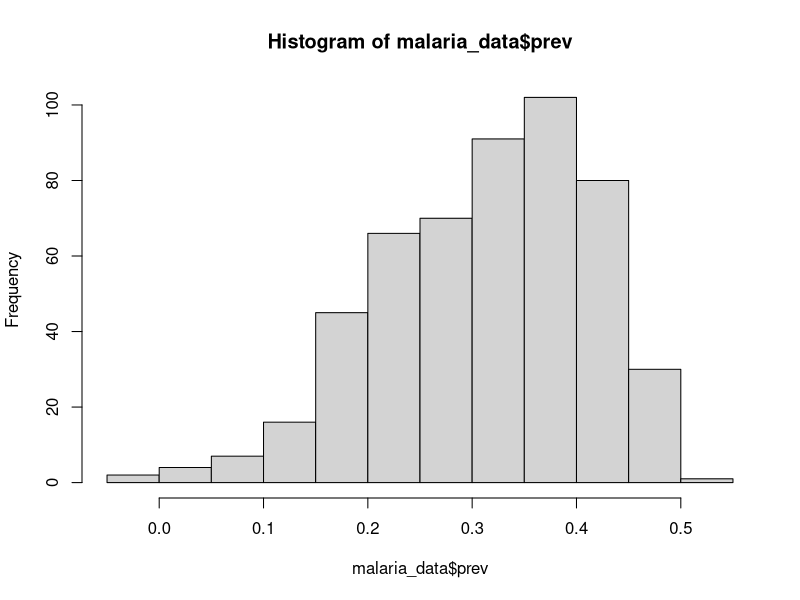
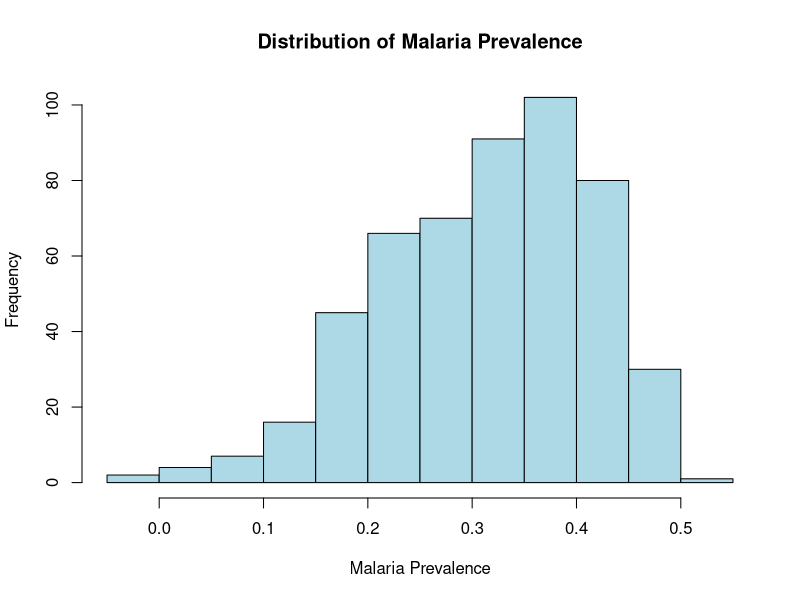
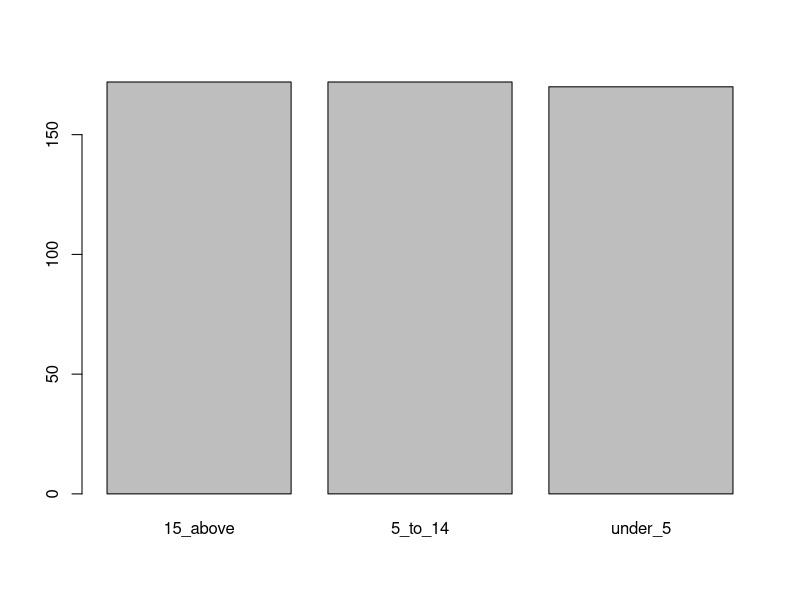
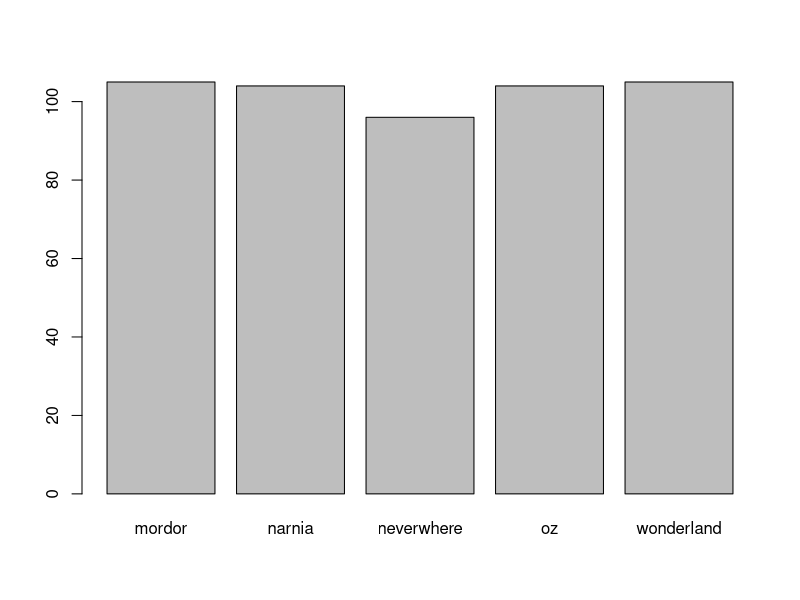
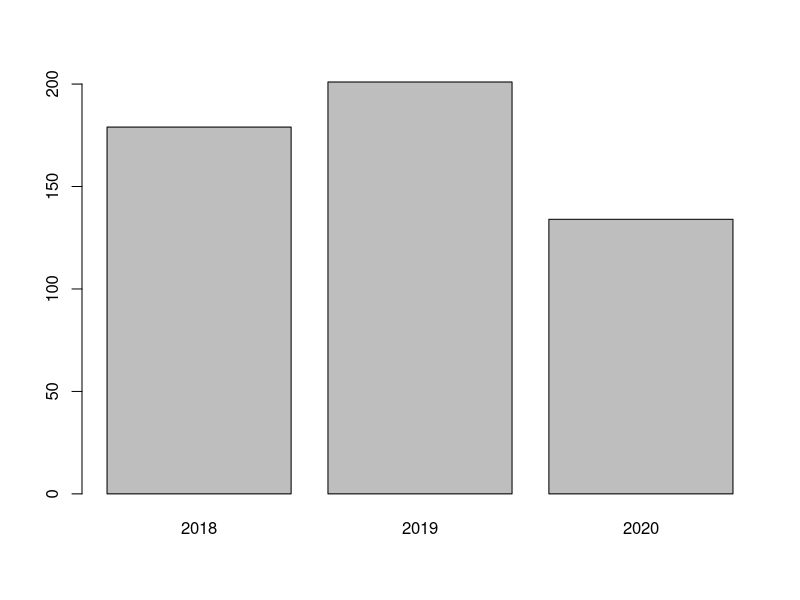
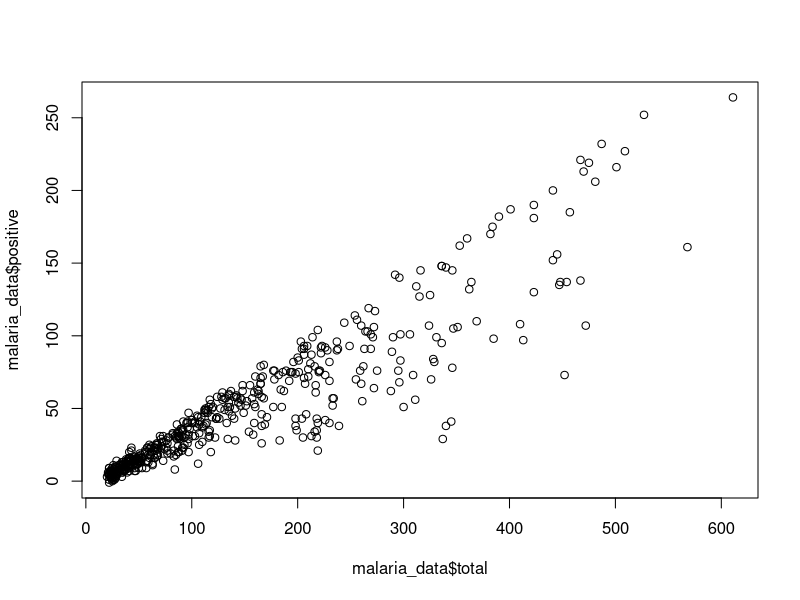
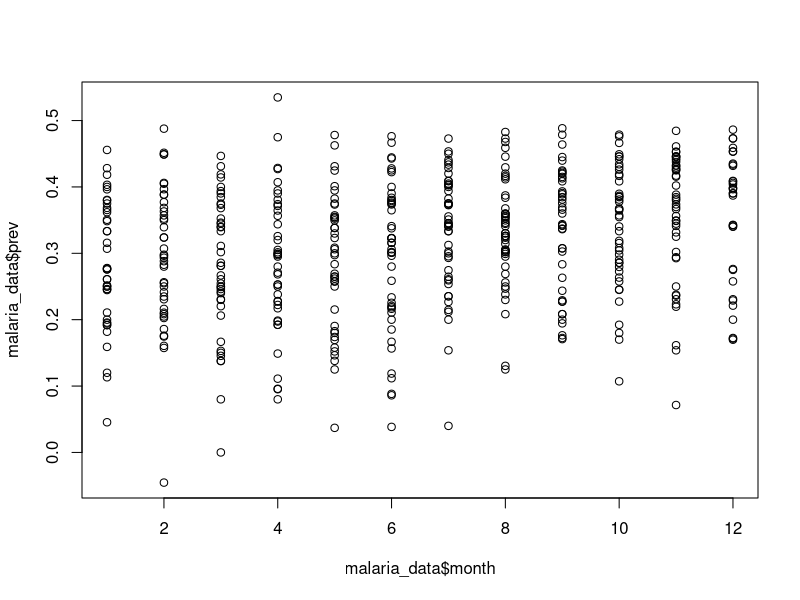
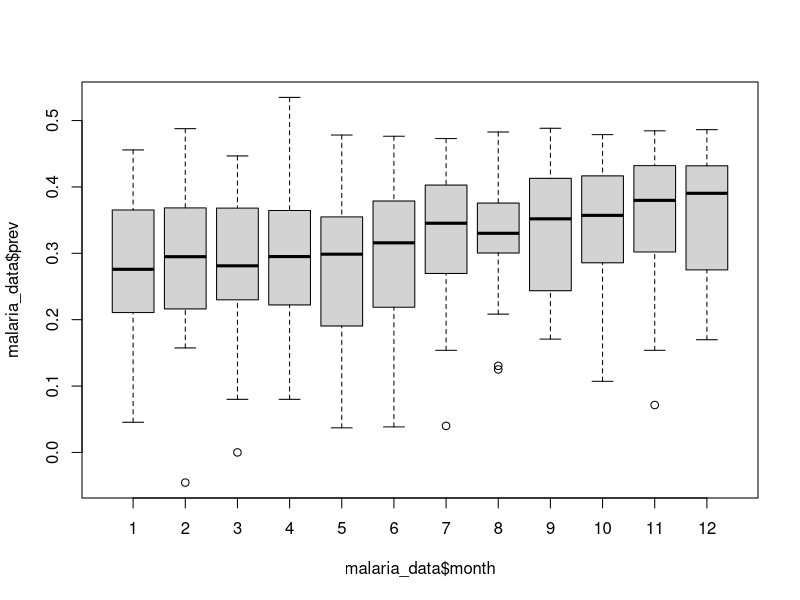

Reproduce these figures in R, in order.
# Introduction to data visualization in R

# 0. Getting started --------
## Libraries
library(tidyverse)
 
## Download example data

## Load example data
malaria_data   <- read_csv("01_data-vis/data/mockdata_cases.csv")
mosquito_data  <- read_csv("01_data-vis/data/mosq_mock.csv")

# 1. Characterizing our data --------
#' Before we start visualizing our data, we need to understand the
#' characteristics of our data. The goal is to get an idea of the 
#' data structure and to understand the relationships between variables.

# Explore the structure and summary of the datasets
dim(malaria_data)  
head(malaria_data)
summary(malaria_data)

# Explore individual columns/variables
malaria_data$location          # values for a single column
unique(malaria_data$location)  # unique values for a single column
table(malaria_data$location)   # frequencies for a single column
table(malaria_data$location, malaria_data$ages)  # frequencies for multiple columns

# Check for missing values in each column
colSums(is.na(malaria_data)) 

#' Challenge 1: Explore the structure and summary of the mosquito_data dataset
#'   * What are the dimensions of the dataset?
#'   * What are the column names?
#'   * What are the column types?
#'   * What are some key variables or relationships that we can explore?

# 2. Exploratory Visualizations Using Base R Functions ------------
#' First, we will look at some exploratory data visualization
#' techniques using base R functions. The purpose of these plots 
#' is to help us understand the relationships between variables and 
#' characteristics of our data. They are useful for quickly exploring
#' the data and understanding the relationships, but they are not
#' are not great for sharing in scientific publications/presentations.

# One variable comparison 
## Histograms
hist(malaria_data$prev)
hist(malaria_data$prev, 
  breaks = 10, 
  main = "Distribution of Malaria Prevalence",
  xlab = "Malaria Prevalence",
  ylab = "Frequency",
  col = "lightblue",
  border = "black")

## Barplot
barplot(table(malaria_data$ages))
barplot(table(malaria_data$location))
barplot(table(malaria_data$year))

# Multiple variables
## Scatterplot
plot(malaria_data$total, malaria_data$positive)
plot(malaria_data$month, malaria_data$prev)

## Boxplots
boxplot(malaria_data$prev ~ malaria_data$month) 
boxplot(malaria_data$prev ~ malaria_data$location) 

# Challenge 2: Make some exploratory visualizations of the mosquito_data dataset
#   * Are their any interesting patterns in individual variables/columns?
#   * Are there any relationships between variables/columns?

# 3. Data Visualization with ggplot2 ------------
#' ggplot2 is a popular visualization package for R. It provides
#' an easy-to-use interface for creating data visualizations. 
#' The ggplot2 package is based on the "grammar of graphics"
#' and is a powerful way to create complex visualizations that
#' are useful for creating scientific and publication-quality
#' figures. 
#' 
#' The "grammar of graphics" used in ggplot2 is a set of rules that are
#' used to develop data visualizations using a layering approach. Layers
#' are added using the "+" operator.
#' 
# Components of a ggplot
#' There are three main components of a ggplot:
#' 1. The data: the dataset we want to visualize
#' 2. The aesthetics: the visual properties from the data used in the plot
#' 3. The geometries: the visual representations of the data (e.g., points, lines, bars)

## The data
#' All ggplot2 plots require a data frame as input. Just running this 
#' line will produce a blank plot because we have stated which elements from
#' the data we want to visualize or how we want to visualize them.

ggplot(data = malaria_data) 

## The aesthetics
#' Next, we need to specify the visual properties of the plot that are determined
#' by the data. The aesthetics are specified using the aes() function. The output should
#' now produce a blank plot but with determined visual properties (e.g., axes labels).

ggplot(data = malaria_data, aes(x = total, y = positive))

## The geometries
#' Finally, we need to specify the visual representation of the data. The
#' geometries are specified using the geom_ function. There are many
#' different geometries that can be used in ggplot2. We will use geom_point 
#' in this example and we will append it to the previous plot using the 
#' "+" operator. The output should now produce a plot with the specified visual 
#' representation of the data.

ggplot(data = malaria_data, aes(x = total, y = positive)) +
  geom_point()

# Here are some examples of different geom functions
ggplot(data = malaria_data, aes(x = prev)) +
  geom_histogram(bins = 20)  # the "bins" argument specifies the number of bars

ggplot(data = malaria_data, aes(x = year)) +
  geom_bar(fill = "tomato")  # the "fill" argument specifies the color of the bars

ggplot(data = malaria_data, aes(x = location, y = prev)) +
  geom_boxplot() +
  geom_jitter(alpha = 0.2)  # geom_jitter adds jittered points to the plot, and the "alpha" argument specifies the transparency

ggplot(data = malaria_data, aes(x = location, y = prev)) +
  geom_violin() +  # Violin plot are similar to boxplots, but illustrate the distribution of the data
  geom_jitter(alpha = 0.2)

ggplot(data = malaria_data, aes(x = total, y = positive)) +
  geom_point() +
  geom_smooth(method = "lm")  # The smooth geom add a smoothed line to the plot, using the "lm" or other methods

#' Expanding the aes() function
#' Addition visual properties, such as color, size, and shape, can be defined
#' from our input data using the aes() function. Here is an example of adding
#' color to a previous plot using the color aesthetic.

ggplot(data = malaria_data, aes(x = total, y = positive, color = location)) +
  geom_point()

#' Note that this is different then defining a color directly within the geom_point,
#' which would only apply a single color to all points.

ggplot(data = malaria_data, aes(x = total, y = positive)) +
  geom_point(color = "tomato")

#' When using the aes() function, the visual properties will be determined by a 
#' variable in the dataset. This allows us to visualize relationships between 
#' multiple variables at the same time.

ggplot(data = malaria_data, aes(x = prev, fill = ages)) +
  geom_histogram(color = "black")

ggplot(data = malaria_data, aes(x = location, y = prev, fill = location)) +
  geom_boxplot() +
  geom_jitter(alpha = 0.2)

ggplot(data = malaria_data, aes(x = total, y = positive, color = location), alpha = 0.5) +
  geom_point() +
  geom_smooth(method = "lm", se = FALSE)

ggplot(data = malaria_data, aes(x = xcoord, y = ycoord, color = location)) +
  geom_point(alpha = 0.5)

#' Challenge 3: Create ggplot2 visualizations of the mosquito_data dataset
#'   * Are their any interesting patterns in individual variables/columns?
#'   * How can we use the aes() function to view multiple variables in a single plot?
#'   * Are there any additional geometries that may be useful for visualizing this dataset?

# 4. Customizing ggplot Graphics for Presentation and Communication --------
#' In this section, we will using additional features of ggplot2 to customize and 
#' develop high-quality plots that can used in scientific publications and presentations. 

## Themes
#' There are many different themes that can be used in ggplot2. 
#' The "theme" function is used to specify the theme of the plot. There are many
#' preset theme functions, and further custom themes can be created using the 
#' generic theme() function.
#' Typically you will want to set the theme at the end of your plot.

ggplot(data = malaria_data, aes(x = location, y = prev, fill = location)) +
  geom_boxplot() +
  geom_jitter(alpha = 0.2) +
  theme_classic()

ggplot(data = malaria_data, aes(x = location, y = prev, fill = location)) +
  geom_boxplot() +
  geom_jitter(alpha = 0.2) +
  theme_bw()

ggplot(data = malaria_data, aes(x = location, y = prev, fill = ages)) +
  geom_boxplot() +
  geom_jitter(alpha = 0.2) +
  theme_classic() +
  theme(legend.position = "bottom")

## Labels
#' Labels can be added to plots using the labs() function.
ggplot(data = malaria_data, aes(x = location, y = prev, fill = ages)) +
  geom_boxplot() +
  geom_jitter(alpha = 0.2) +
  labs(title = "Malaria prevalence by location and age group",
       subtitle = "Data from 2018 - 2020",
       x = "Location",
       y = "Prevalence",
       fill = "Age group") +
  theme_classic() +
  theme(legend.position = "bottom")

## Custom color palettes
#' There are many different color palettes that can be used in ggplot2. 
#' The "scale_color" function is used to specify the color of the plot. There are many
#' preset color palettes, and further custom color palettes can be created using the 
#' generic scale_color() function.

ggplot(data = malaria_data, aes(x = location, y = prev, fill = location)) +
  geom_boxplot() +
  geom_jitter(alpha = 0.2) +
  scale_fill_brewer(palette = "Set1")

# We can also set our own colors
ggplot(data = malaria_data, aes(x = location, y = prev, fill = location)) +
  geom_boxplot() +
  geom_jitter(alpha = 0.2) +
  scale_fill_manual(values = c("#C6E0FF", "#136F63", "#E0CA3C", "#F34213", "#3E2F5B"))

# We can also use custom color palettes for continuous variables
ggplot(data = malaria_data, aes(x = total, y = positive, color = prev)) +
  geom_point() +
  scale_color_gradient(low = "blue", high = "red")

ggplot(data = malaria_data, aes(x = total, y = positive, color = prev)) +
  geom_point() +
  scale_color_viridis_c(option = "magma")  # use viridis package to create custom color palettes

## Facets
#' Facets are a powerful feature of ggplot2 that allow us to create multiple plots
#' based on a single variable. This "small multiple" approach is another effective
#' way to visualize relationships between mutliple variables.

ggplot(data = malaria_data, aes(x = total, y = positive, color = prev)) +
  geom_point() +
  scale_color_viridis_c(option = "magma") +
  facet_wrap(~ location)

ggplot(data = malaria_data, aes(x = location, y = prev, fill = location)) +
  geom_boxplot() +
  geom_jitter(alpha = 0.2) +
  facet_wrap(~ ages) +
  coord_flip() +  # flips the x and y axes
  scale_fill_manual(values = c("#C6E0FF", "#136F63", "#E0CA3C", "#F34213", "#3E2F5B")) +
  labs(title = "Malaria prevalence by location and age group",
       subtitle = "Data from 2018 - 2020",
       x = "Location",
       y = "Prevalence",
       fill = "Age group") +
theme_classic()

ggplot(data = malaria_data, aes(x = prev, fill = ages)) +
  geom_histogram(bins = 10) +
  scale_fill_viridis_d() +
  facet_grid(year ~ .)

## Exporting plots
#' ggplot2 can be exported to a variety of formats using the ggsave() function.
#' You can specify which plot to export by saving in an object and then calling the
#' object in the ggsave() function, otherwise ggsave() will save the current/last plot.
#' The width and height of the output image using the width and height can be set using 
#' the width and height arguments, and the resolution of the image using the dpi argument.
#' 
#' The file type can be set using the format argument, or by using a specific file extension.
#' I recommend using informative names for the output file.

ggplot(data = malaria_data, aes(x = location, y = prev, fill = location)) +
  geom_boxplot() +
  geom_jitter(alpha = 0.2) +
  facet_wrap(~ ages) +
  coord_flip() +  # flips the x and y axes
  scale_fill_manual(values = c("#C6E0FF", "#136F63", "#E0CA3C", "#F34213", "#3E2F5B")) +
  labs(title = "Malaria prevalence by location and age group",
       subtitle = "Data from 2018 - 2020",
       x = "Location",
       y = "Prevalence",
       fill = "Age group") +
theme_classic()

ggsave("malaria-prevalence-age-boxplot.png", width = 10, height = 6, dpi = 300)

#' Challenge 4: Develop customized ggplot figures for the mosquitos dataset.
#'   * Test customs themes on your previous plots, consider looking for new packages with more themes
#'   * Apply custom color palettes to your plots, explore additional color palettes and packages
#'   * Use facets to visualize relationships between multiple variables


# 5. Final Challenges -----------------------------------------------------

#' CHALLENGE 1: Create a figure showing how the Anopheles gambiae total counts 
#' vary each day and by location.
#' 
#' CHALLENGE 2: Create a figure showing the hourly Anopheles gambiae total 
#' counts each hour.


# 6. Conclusion & Resources ------------------------------------------------


# Custom color palettes and packages